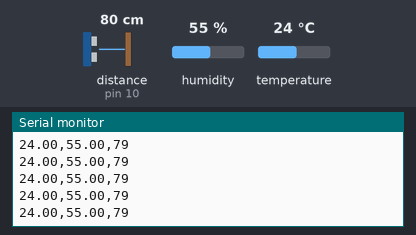
Recording of a sketch running on a simulated Arduino Uno, built with avr-gcc and run on an emulated ATmega328P. On the bench: the last lines printed to the serial monitor. Wiring (inferred from the names in the program): ultrasonic range finder: trigger pin 9; echo pin 10. The inputs (shaded band) are chosen by the test bench; at power-on: distance to the obstacle (sensor on pin 10) 80 cm, humidity 55 %, temperature 24 °C. The echo pulse lasts 58.3 µs per cm.

Above: at 1.2 s.
1.3 s: distance to the obstacle (sensor on pin 10) set to 120 cm
At 1.43 s:
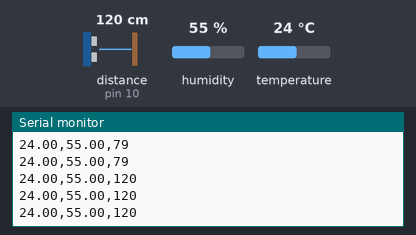
7.4 s: distance to the obstacle (sensor on pin 10) set to 2 cm
At 7.43 s:
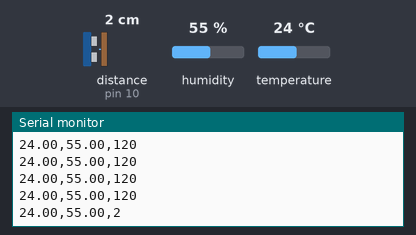
13.5 s: humidity set to 22 %
At 14.41 s:
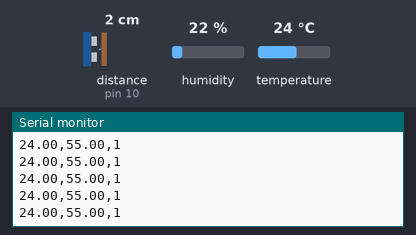
15.0 s: distance to the obstacle (sensor on pin 10) set to 4 cm
At 15.02 s:
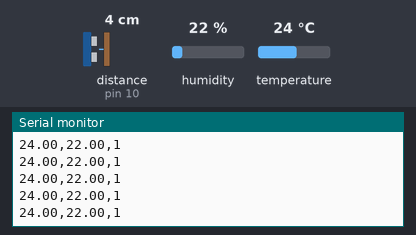
21.1 s: temperature set to 12 °C
At 21.18 s:
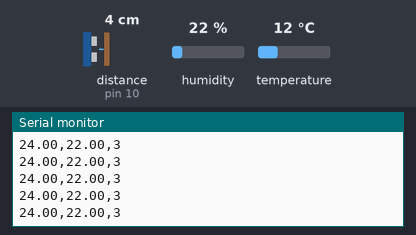
22.6 s: humidity set to 40 %
At 22.62 s:
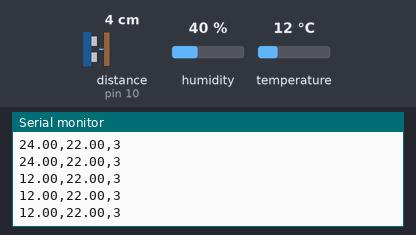
Timing chart, 0 to 25.6 s (numbered marks = the images above; inputs shaded):
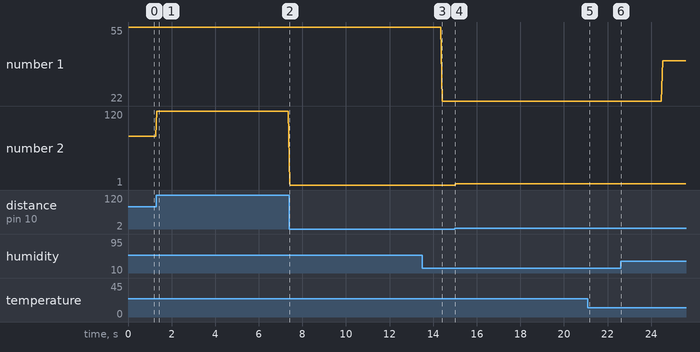

The sketch:

arduino.ino
```cpp
#include "DHT.h"

// Definizione dei pin per il sensore DHT11
#define DHT11_PIN 2
DHT dht11(DHT11_PIN, DHT11);

// Definizione dei pin per il sensore ad ultrasuoni
#define TRIG_PIN 9
#define ECHO_PIN 10

void setup() {
  // Inizializzazione della comunicazione seriale
  Serial.begin(9600);

  // Inizializzazione dei pin del sensore ad ultrasuoni
  pinMode(TRIG_PIN, OUTPUT);
  pinMode(ECHO_PIN, INPUT);

  // Inizializzazione del sensore DHT11
  dht11.begin();
}

void loop() {
  // Lettura della temperatura e umidità dal sensore DHT11
  float humi = dht11.readHumidity();
  float tempC = dht11.readTemperature();

  // Controllo errori di lettura del sensore DHT11
  if (isnan(humi) || isnan(tempC)) {
    Serial.println("Impossibile leggere dal sensore DHT11!");
  } else {
    // Stampa temperatura e umidità
    Serial.print(tempC);
    Serial.print(",");
    Serial.print(humi);
    Serial.print(",");
  }

  // Misurazione della distanza con il sensore ad ultrasuoni
  long duration;
  int distance;

  // Pulisci il trigger
  digitalWrite(TRIG_PIN, LOW);
  delayMicroseconds(40);

  // Imposta il trigger
  digitalWrite(TRIG_PIN, HIGH);
  delayMicroseconds(40);
  digitalWrite(TRIG_PIN, LOW);

  // Leggi l'eco
  duration = pulseIn(ECHO_PIN, HIGH);

  // Calcola la distanza
  distance = duration * 0.0344 / 2;

  // Mostra la distanza in seriale
  Serial.print(distance);
  Serial.println("");

  // Attesa di 2 secondi prima della prossima misurazione
  delay(40);
}
```

Measured:
- after the input at 1.3 s, the serial monitor: prints a new line at once (image 1)
- after the input at 7.4 s, the serial monitor: prints a new line at once (image 2)
- plotted number 1: 55 → 22 after the input at 13.5 s, 22 → 40 after the input at 22.6 s
- plotted number 2: 79 → 120 after the input at 1.3 s, 120 → 1 after the input at 7.4 s, 1 → 3 after the input at 15.0 s
